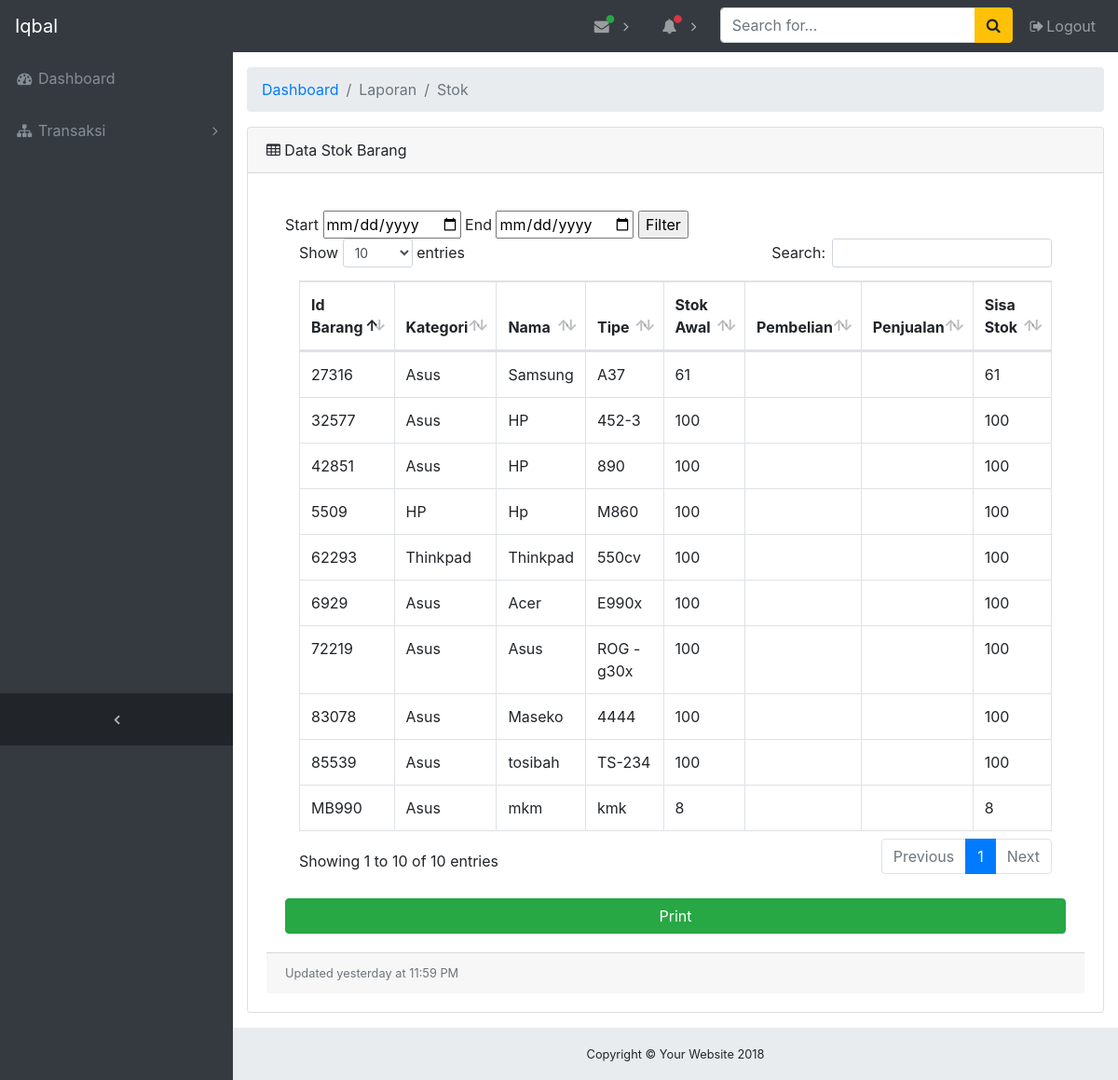
/filterstok.php (signed in), run on the app's committed database.
### tables this page shows
CREATE TABLE `barang` (
  `id_barang` varchar(5) NOT NULL,
  `id_kategori` varchar(5) NOT NULL,
  `nama_barang` varchar(100) NOT NULL,
  `tipe` varchar(100) NOT NULL,
  `stok` varchar(100) NOT NULL,
  `stokawal` varchar(100) NOT NULL,
  `pembelian` varchar(100) NOT NULL,
  `penjualan` varchar(100) NOT NULL,
  `harga_beli` varchar(100) NOT NULL,
  `harga_jual` varchar(100) NOT NULL,
  `tanggal` date NOT NULL
);

CREATE TABLE `kategori` (
  `id_kategori` varchar(5) NOT NULL,
  `nama_kategori` varchar(100) NOT NULL
);

### filterstok.php (the view, shortened to what this page needs)
<?php
include 'php/koneksi.php';
 if (empty($_SESSION['username'])) {
 header("location:index.php");
 } else {?>
<!DOCTYPE html>
<html lang="en">
<head>
  <link href="vendor/bootstrap/css/bootstrap.min.css" rel="stylesheet">
  <link href="vendor/font-awesome/css/font-awesome.min.css" rel="stylesheet" type="text/css">
  <link href="vendor/datatables/dataTables.bootstrap4.css" rel="stylesheet">
  <link href="css/sb-admin.css" rel="stylesheet">
</head>
<body class="fixed-nav sticky-footer bg-dark" id="page-top">
  <nav class="navbar navbar-expand-lg navbar-dark bg-dark fixed-top" id="mainNav">
    <a class="navbar-brand" href="dashboard.php"><?php echo $_SESSION['nama_user']; ?></a>
    <div class="collapse navbar-collapse" id="navbarResponsive">
      <ul class="navbar-nav navbar-sidenav" id="exampleAccordion">
        <li class="nav-item" data-toggle="tooltip" data-placement="right" title="Dashboard">
          <a class="nav-link" href="dashboard.php">
            <i class="fa fa-fw fa-dashboard"></i>
            <span class="nav-link-text">Dashboard</span>
          </a>
        </li>
        <?php if ( $_SESSION['status']=="gudang") { ?>
          <li class="nav-item" data-toggle="tooltip" data-placement="right" title="Example Pages">
            <a class="nav-link nav-link-collapse collapsed" data-toggle="collapse" href="#collapseExamplePages" data-parent="#exampleAccordion">
              <i class="fa fa-fw fa-file"></i>
              <span class="nav-link-text">Laporan</span>
            </a>
            <ul class="sidenav-second-level collapse" id="collapseExamplePages">
              <li>
                <a href="Lstok.php">Stok</a>
              </li>
              <li>
                <a href="Lpembelian.php">Pembelian</a>
              </li>
              <li>
                <a href="Lpenjualan.php">Penjualan</a>
              </li>
            </ul>
          </li>
        </ul>
      <?php  } elseif ($_SESSION['status']=="kasir") { ?>
        <li class="nav-item" data-toggle="tooltip" data-placement="right" title="Menu Levels">
          <a class="nav-link nav-link-collapse collapsed" data-toggle="collapse" href="#collapseMulti" data-parent="#exampleAccordion">
            <i class="fa fa-fw fa-sitemap"></i>
            <span class="nav-link-text">Transaksi</span>
          </a>
        </li>
      </ul>
  <?php  } ?>
      <ul class="navbar-nav sidenav-toggler">
        <li class="nav-item">
          <a class="nav-link text-center" id="sidenavToggler">
            <i class="fa fa-fw fa-angle-left"></i>
          </a>
        </li>
      </ul>
      <ul class="navbar-nav ml-auto">
        <li class="nav-item dropdown">
          <a class="nav-link dropdown-toggle mr-lg-2" id="messagesDropdown" href="#" data-toggle="dropdown" aria-haspopup="true" aria-expanded="false">
            <i class="fa fa-fw fa-envelope"></i>
            <span class="indicator text-success d-none d-lg-block">
              <i class="fa fa-fw fa-circle"></i>
            </span>
          </a>
        </li>
        <li class="nav-item dropdown">
          <a class="nav-link dropdown-toggle mr-lg-2" id="alertsDropdown" href="#" data-toggle="dropdown" aria-haspopup="true" aria-expanded="false">
            <i class="fa fa-fw fa-bell"></i>
            <span class="indicator text-danger d-none d-lg-block">
              <i class="fa fa-fw fa-circle"></i>
            </span>
          </a>
        </li>
        <li class="nav-item">
          <form class="form-inline my-2 my-lg-0 mr-lg-2">
            <div class="input-group">
              <input class="form-control" type="text" placeholder="Search for...">
              <span class="input-group-append">
                <button class="btn btn-warning" type="button">
                  <i class="fa fa-search"></i>
                </button>
              </span>
            </div>
          </form>
        </li>
        <li class="nav-item">
          <a class="nav-link" data-toggle="modal" data-target="#exampleModal">
            <i class="fa fa-fw fa-sign-out"></i>Logout</a>
        </li>
      </ul>
    </div>
  </nav>
  <div class="content-wrapper">
    <div class="container-fluid">
      <ol class="breadcrumb">
        <li class="breadcrumb-item">
          <a href="dashboard.php">Dashboard</a>
        </li>
        <li class="breadcrumb-item active">Laporan</li>
        <li class="breadcrumb-item active">Stok</li>
      </ol>
    <div class="card mb-3">
      <div class="card-header">
        <i class="fa fa-table"></i> Data Stok Barang</div>
      <div class="card-body">
        <div class="card-body">
        <div class="table-responsive">
          <form  action="filterstok.php" method="post">
          Start
          <input type="date" name="datestart" value="">
          End
          <input type="date" name="dateend" value="">
          <input type="submit" name="filter" value="Filter">
          </form>
          <?php
             $results = mysqli_query($conn, "SELECT  k.id_kategori ,nama_kategori, id_barang, nama_barang, tipe, stok,stokawal,pembelian,penjualan, harga_beli, harga_jual FROM kategori k JOIN barang pn USING(id_kategori)");?>
          <table class="table table-bordered" id="dataTable" width="100%" cellspacing="0">
            <thead>
              <tr>
                <th>Id Barang</th>
                <th>Kategori</th>
                <th>Nama</th>
                <th>Tipe</th>
                <th>Stok Awal</th>
                <th>Pembelian</th>
                <th>Penjualan</th>
                <th>Sisa Stok</th>
              </tr>
            </thead>
            <tbody>
              <?php while ($row = mysqli_fetch_array($results)) { ?>
              <tr>
                <td><?php echo $row['id_barang'];$mass = $row['stok']; ?></td>
                <td><?php echo $row['nama_kategori']; ?></td>
                <td><?php echo $row['nama_barang']; ?></td>
                <td><?php echo $row['tipe'];  $mas = $row['tipe'];?></td>
                <td><?php
                $datestart = $_POST['datestart'];
                $dateend = $_POST['dateend'];
                $resultsss = mysqli_query($conn, "SELECT SUM(jumlah_item) as jumlah FROM item_pem WHERE tipe = '$mas' AND tanggal BETWEEN '$datestart' AND '$dateend' ");
                   $rowss = mysqli_fetch_array($resultsss);
                   $stokpem = $rowss['jumlah'];
                   $resultssss = mysqli_query($conn, "SELECT SUM(jumlah_item) as jumlah FROM item WHERE tipe = '$mas' AND tanggal BETWEEN '$datestart' AND '$dateend' ");
                      $rowsss = mysqli_fetch_array($resultssss);
                      $stokju = $rowsss['jumlah'];
                    $stok = $row['stok'];
                    $stok = ($stok + $stokpem) - $stokju;
                    echo $stok;
                 ?></td>
                <td><?php $datestart = $_POST['datestart'];
                $dateend = $_POST['dateend'];
                $resultss = mysqli_query($conn, "SELECT SUM(jumlah_item) as jumlah FROM item_pem WHERE tipe = '$mas' AND tanggal BETWEEN '$datestart' AND '$dateend' ");
                   $rows = mysqli_fetch_array($resultss);
                   echo $rows['jumlah'];?></td>
                <td><?php
                ?></td>
                <td><?php echo $row['stok']; ?></td>
              <?php } ?>
            </tbody>
          </table>
          <br>
          <a class="btn btn-success btn-block" href="php/coba.php">Print</a>
        </div>
      </div>
      <div class="card-footer small text-muted">Updated yesterday at 11:59 PM</div>
    </div>
    </div>
    <footer class="sticky-footer">
      <div class="container">
        <div class="text-center">
          <small>Copyright © Your Website 2018</small>
        </div>
      </div>
    </footer>
  </div>
</body>
</html>
<?php } ?>

### css/sb-admin.css (style rules this page uses)
html { position: relative; min-height: 100%; }
body { overflow-x: hidden; }
body.sticky-footer { margin-bottom: 56px; }
body.sticky-footer .content-wrapper { min-height: calc(100vh - 56px - 56px); }
body.fixed-nav { padding-top: 56px; }
.content-wrapper { min-height: calc(100vh - 56px); padding-top: 1rem; }
#mainNav .navbar-collapse { overflow: auto; max-height: 75vh; }
#mainNav .navbar-collapse .navbar-nav .nav-item .nav-link { cursor: pointer; }
#mainNav .navbar-collapse .navbar-sidenav .nav-link-collapse:after { float: right; content: '\f107'; font-family: 'FontAwesome'; }
#mainNav .navbar-collapse .navbar-sidenav .nav-link-collapse.collapsed:after { content: '\f105'; }
#mainNav .navbar-collapse .sidenav-toggler { display: none; }
#mainNav .navbar-collapse .navbar-nav > .nav-item.dropdown > .nav-link { position: relative; min-width: 45px; }
#mainNav .navbar-collapse .navbar-nav > .nav-item.dropdown > .nav-link:after { float: right; width: auto; content: '\f105'; border: none; font-family: 'FontAwesome'; }
#mainNav .navbar-collapse .navbar-nav > .nav-item.dropdown > .nav-link .indicator { position: absolute; top: 5px; left: 21px; font-size: 10px; }
@media (min-width: 992px) { #mainNav .navbar-brand { width: 250px; } }
@media (min-width: 992px) { #mainNav .navbar-collapse { overflow: visible; max-height: none; } }
@media (min-width: 992px) { #mainNav .navbar-collapse .navbar-sidenav { position: absolute; top: 0; left: 0; -webkit-flex-direction: column; -ms-flex-direction: column; flex-direction: column; margin-top: 56px; } }
@media (min-width: 992px) { #mainNav .navbar-collapse .navbar-sidenav > .nav-item { width: 250px; padding: 0; } }
@media (min-width: 992px) { #mainNav .navbar-collapse .navbar-sidenav > .nav-item > .nav-link { padding: 1em; } }
@media (min-width: 992px) { #mainNav .navbar-collapse .navbar-nav > .nav-item.dropdown > .nav-link { min-width: 0; } }
@media (min-width: 992px) { #mainNav .navbar-collapse .navbar-nav > .nav-item.dropdown > .nav-link:after { width: 24px; text-align: center; } }
#mainNav.fixed-top .sidenav-toggler { display: none; }
@media (min-width: 992px) { #mainNav.fixed-top .navbar-sidenav { height: calc(100vh - 112px); } }
@media (min-width: 992px) { #mainNav.fixed-top .sidenav-toggler { position: absolute; top: 0; left: 0; display: flex; -webkit-flex-direction: column; -ms-flex-direction: column; flex-direction: column; margin-top: calc(100vh - 56px); } }
@media (min-width: 992px) { #mainNav.fixed-top .sidenav-toggler > .nav-item { width: 250px; padding: 0; } }
@media (min-width: 992px) { #mainNav.fixed-top .sidenav-toggler > .nav-item > .nav-link { padding: 1em; } }
#mainNav.fixed-top.navbar-dark .sidenav-toggler { background-color: #212529; }
#mainNav.fixed-top.navbar-dark .sidenav-toggler a i { color: #adb5bd; }
.content-wrapper { overflow-x: hidden; background: white; }
@media (min-width: 992px) { .content-wrapper { margin-left: 250px; } }
#sidenavToggler i { font-weight: 800; }
#mainNav.navbar-dark .navbar-collapse .navbar-sidenav .nav-link-collapse:after { color: #868e96; }
#mainNav.navbar-dark .navbar-collapse .navbar-sidenav > .nav-item > .nav-link { color: #868e96; }
#mainNav.navbar-dark .navbar-collapse .navbar-nav > .nav-item.dropdown > .nav-link:after { color: #adb5bd; }
@media (min-width: 992px) { #mainNav.navbar-dark .navbar-collapse .navbar-sidenav { background: #343a40; } }
footer.sticky-footer { position: absolute; right: 0; bottom: 0; width: 100%; height: 56px; background-color: #e9ecef; line-height: 55px; }
@media (min-width: 992px) { footer.sticky-footer { width: calc(100% - 250px); } }

### data on the page
barang: id_barang "27316", id_kategori.nama_kategori "Asus", nama_barang "Samsung", tipe "A37", stok "61"
barang: id_barang "32577", id_kategori.nama_kategori "Asus", nama_barang "HP", tipe "452-3", stok "100"
barang: id_barang "42851", id_kategori.nama_kategori "Asus", nama_barang "HP", tipe "890", stok "100"
barang: id_barang "5509", id_kategori.nama_kategori "HP", nama_barang "Hp", tipe "M860", stok "100"
barang: id_barang "62293", id_kategori.nama_kategori "Thinkpad", nama_barang "Thinkpad", tipe "550cv", stok "100"
barang: id_barang "6929", id_kategori.nama_kategori "Asus", nama_barang "Acer", tipe "E990x", stok "100"
barang: id_barang "72219", id_kategori.nama_kategori "Asus", nama_barang "Asus", tipe "ROG - g30x", stok "100"
barang: id_barang "83078", id_kategori.nama_kategori "Asus", nama_barang "Maseko", tipe "4444", stok "100"
barang: id_barang "85539", id_kategori.nama_kategori "Asus", nama_barang "tosibah", tipe "TS-234", stok "100"
barang: id_barang "MB990", id_kategori.nama_kategori "Asus", nama_barang "mkm", tipe "kmk", stok "8"

### other printed values
$_SESSION['nama_user'] "Iqbal"
